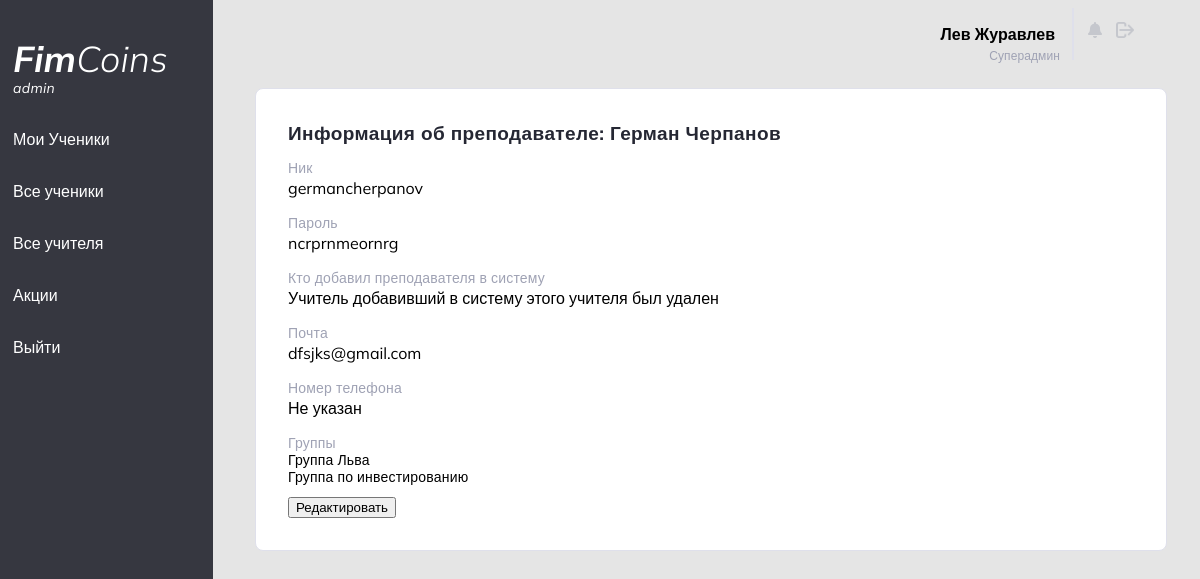
The page /fimcoinadminAllTeacher/germancherpanov/ (signed in) on the database its author committed.
### mainCoins/models.py (models this page shows, shortened)
class TeachersInfo(models.Model):
    user_name = models.OneToOneField(User, on_delete=models.CASCADE)
    who_add_me = models.ForeignKey(User, related_name='who_add_me', on_delete=models.SET_NULL, null=True,)
    is_super_user = models.BooleanField("Суперадмин", default=False)
    slug = models.SlugField(max_length=150, null=True, blank=True, unique=True)
    email = models.EmailField("Адрес электронной почты", max_length=32, unique=True)
    name = models.CharField("Имя", blank=False, null=True, max_length=32)
    second_name = models.CharField("Фамилия", blank=False, null=True, max_length=32)
    phone_number = models.CharField("Номер телефона", blank=True, null=True, max_length=32)
    password = models.CharField("Пароль", blank=True, null=True, max_length=32, )
    group = models.ManyToManyField(Groups, blank=True)
    def __str__(self):
        return str(self.user_name)

class Groups(models.Model):
    group_name = models.CharField("Имя группы",
                                  max_length=30,
                                  unique=True)
    slug = models.SlugField(max_length=150, null=True, blank=True, unique=True)
    LITTLE = 'Little'
    MIDDLE = 'Middle'
    OLD = 'Old'
    AGE_CHOICES = [
        (LITTLE, '7-10 лет'),
        (MIDDLE, '10-14 лет'),
        (OLD, '14-17 лет'),
    ]
    group_age = models.CharField("Возраст",
                                 blank=True,
                                 null=True,
                                 max_length=7,
                                 choices=AGE_CHOICES,
                                 default=MIDDLE)
    slug = models.SlugField(max_length=150, null=True, blank=True, unique=True)
    def __str__(self):
        return self.group_name

### mainCoins/views.py (the view)
# urls.py: path('fimcoinadminAllTeacher/<str:slug>/', teacherDetail.as_view(), name='teacherDetail'),
class teacherDetail(View):
    def get(self, request, slug):
        if chekingForTeacher(request):
            teacherDetailSuccess = False
            teacher = TeachersInfo.objects.get(slug__iexact=slug)
            who_watching_this = request.user
            teacher_watching_this = TeachersInfo.objects.get(user_name=who_watching_this)
            try:
                teacher_who_add_me = TeachersInfo.objects.get(user_name=teacher.who_add_me)
            except:
                teacher_who_add_me = None
            return render(request,
                          'mainCoins/teacherDetail.html',
                          {'teacher': teacher,
                           'who_watching_this': who_watching_this,
                           'teacher_watching_this': teacher_watching_this,
                           'teacher_who_add_me': teacher_who_add_me,
                           'teacherDetailSuccess': teacherDetailSuccess
                           })
        else:
            return redirect('/')

### mainCoins/views.py (called while the page is built)
def chekingForTeacher(request):
    if request.user.is_authenticated:
        try:
            TeachersInfo.objects.get(user_name=request.user)
            return True
        except:
            return False

### mainCoins/templates/mainCoins/teacherDetail.html (shortened to what this page needs)
{% extends 'mainCoins/baseAdmin.html' %}
{% block content %}
<div class="container">
    <div  class="Today_s_trends_block_name">
        Информация об преподавателе: {{teacher.name}} {{teacher.second_name}}
    </div>
     <div class="student_info">
         <p class="tabel-header-info-text">
            Ник
         </p>
         <p>
            {{teacher.user_name}}
         </p>
         {% if who_watching_this == teacher.who_add_me or who_watching_this == teacher.user_name or teacher_watching_this.is_super_user %}
            <p class="tabel-header-info-text">
                Пароль
            </p>
         <p>{{ teacher.password }}</p>
         {% endif %}
           <p class="tabel-header-info-text">
            Кто добавил преподавателя в систему
         </p>
         {% if teacher_who_add_me %}
         <p>
             <a href="{% url 'teacherDetail' slug=teacher_who_add_me.slug %}"
             style="color: black; text-decoration: none;">{{teacher_who_add_me.name}} {{teacher_who_add_me.second_name}}</a>
         </p>
         {% else %}
         <p> Учитель добавивший в систему этого учителя был удален </p>
         {% endif %}
         <p class="tabel-header-info-text">
            Почта
         </p>
         <p>
             {{teacher.email}}
         </p>
         <p class="tabel-header-info-text">
            Номер телефона
         </p>
            {% if teacher.phone_number %}
         <p>
             {{teacher.phone_number}}
         </p>
         {% else %}
         <p>
             Не указан
         </p>
         {% endif %}
         <p class="tabel-header-info-text">
            Группы
         </p>
         {% if teacher.group.count > 0 %}
        {% for j in teacher.group.all %}
            <p class="tabel-header-info-text" style="color: black;"> {{ j }} </p>
        {% endfor %}
         {% else %}
            <p> Нет групп </p>
         {% endif %}
     </div>
    <div>
        {% if who_watching_this == teacher.who_add_me or who_watching_this == teacher.user_name or teacher_watching_this.is_super_user %}
        <br>
    <a href="{% url 'fimCoinAdminEditTeacher' slug=teacher.slug %}" class="notUnderlineLink">
        <button> Редактировать </button>
    </a>
    {% endif %}
             </div>
</div>
{% endblock %}

### mainCoins/templates/mainCoins/baseAdmin.html (shortened to what this page needs)
<!DOCTYPE html>
<html lang="ru">
<head>
    {% load static %}
    <link rel="stylesheet" type="text/css" href="{% static 'css/adminStyles.css' %}">
    <link rel="stylesheet" type="text/css" href="{% static 'css/addaptive-admin-styles.css' %}">
</head>
<body>
<div class="LeftMenu">
    <p id="title">
        <a href="/" class="notUnderlineLink">
            <span id="titlebold">Fim</span><span id="titlelight">Coins</span>
        </a>
        <p id="admintext">admin</p>
    </p>
    <a href="/", class="LeftMenu_a">Мои Ученики </a>
    <a href="/fimcoinadminAllStudents", class="LeftMenu_a">Все ученики</a>
    <a href="/fimcoinadminAllTeacher", class="LeftMenu_a">Все учителя</a>
    <a href="/fimcoinadminEquitiess", class="LeftMenu_a">Акции</a>
    <a href="logout", class="LeftMenu_a">Выйти</a>
</div>
<div class="main">
    <div class="Header">
    <div class="User_info">
        <a href="{% url 'teacherDetail' slug=request.user.teachersinfo.slug %}" style="color: black; text-decoration: none;">
            <p class="username"> {{request.user.teachersinfo.name}} {{request.user.teachersinfo.second_name}}</p>
        </a>
    </div>
    <div class="verticalLine"></div>
        {% if request.user.is_authenticated %}
    <div class="icons">
        {% if request.user.is_superuser %}
        <a href="/admin", class="notUnderlineLink">
            <img class ="icon"  id="notification" src="{% static 'icons/Vector.png' %}">
        </a>
        {% endif %}
        <a href="{% url 'logout' %}">
            <img class ="icon", id="logout"src="{% static 'icons/logOutIco.png' %}">
        </a>
    </div>
        {% endif %}
</div>
    {% if request.user.teachersinfo.is_super_user %}
        <p class="little_gray" style="text-align: right; margin-right: 122px; margin-top: -12px;" > Суперадмин </p>
    {% endif %}
{% block content %}
{% endblock %}
</div>
<div class="hamburger-menu">
    <ul class="menu__box">
      <li><a class="menu__item" href="/">Мои Ученики</a></li>
			<li><a class="menu__item" href="/fimcoinadminAllStudents">Все ученики</a></li>
			<li><a class="menu__item" href="/fimcoinadminAllTeacher">Все учителя</a></li>
			<li><a class="menu__item" href="/fimcoinadminEquitiess">Акции</a></li>
			<li><a class="menu__item" href="{% url 'logout' %}">Выйти</a></li>
    </ul>
  </div>
</body>
</html>

### static/css/adminStyles.css (style rules this page uses)
body { background-color: #E5E5E5; }
.LeftMenu { background-color: #363740; color: white; margin-top: 0px; font-family: 'Mulish', sans-serif; height: 100%; width: 200px; position: fixed; z-index: 1; top: 0; left: 0; overflow-x: hidden; padding-top: 20px; padding-left: 13px; }
.LeftMenu_a { padding-top: 16px; padding-bottom: 16px; text-decoration: none; font-size: 25px; color: white; display: block; font-style: normal; font-weight: normal; font-size: 16px; line-height: 20px; }
#admintext { font-style: italic; font-weight: normal; font-size: 14px; line-height: 18px; letter-spacing: 0.3px; margin-top: -18px; }
.notUnderlineLink { text-decoration: none; color: white; }
#titlebold { font-family: 'Mulish', sans-serif; font-style: italic; font-weight: bold; font-size: 36px; line-height: 45px; letter-spacing: 0.3px; }
#titlelight { font-family: 'Mulish', sans-serif; font-style: italic; font-weight: 300; font-size: 36px; letter-spacing: 0.3px; height: 36px; margin: 0px; }
.main { font-family: 'Mulish', sans-serif; margin-left: 220px; padding: 0px 10px; }
.Header { margin-left: 44px; margin-right: 44px; display: flex; }
.User_info { margin-left: auto; margin-right: 0; display: flex; text-align: right; font-style: normal; font-weight: bold; }
.verticalLine { border: 1px solid #DFE0EB; width: 0px; margin-left: 17px; }
.icons { width: 64px; text-align: center; }
.icon { width: 14px; height: 16px; margin-left: 10px; }
#notification { margin-top: 14px; width: 14px; height: 16px; }
#logout { width: 18px; height: 16px; }
.container { position: absolute; background-color: white; left: 255px; right: 33px; top: 88px; border: 1px solid #DFE0EB; box-sizing: border-box; border-radius: 8px; padding: 32px; margin-bottom: 18px; }
.Today_s_trends_block_name { font-family: 'Mulish', sans-serif; font-style: normal; font-weight: bold; font-size: 19px; line-height: 24px; margin: 0px; letter-spacing: 0.4px; color: #252733; }
.little_gray { margin: 0; font-family: 'Mulish', sans-serif; font-style: normal; font-weight: normal; font-size: 12px; line-height: 16px; letter-spacing: 0.1px; color: #9FA2B4; }
.student_info { padding-bottom: 5px; }
.tabel-header-info-text { font-family: 'Mulish', sans-serif; font-style: normal; font-weight: normal; font-size: 14px; line-height: 18px; margin-bottom: -15px; display: flex; align-items: center; letter-spacing: 0.2px; color: #9FA2B4; }
a { text-decoration: none; color: black; }

### rows shown on the page
TeachersInfo: name "Герман", second_name "Черпанов", user_name "germancherpanov", password "ncrprnmeornrg", email "dfsjks@gmail.com"
Groups: group_name "Группа Льва"
Groups: group_name "Группа по инвестированию"

### other values the page prints
{{ request.user.teachersinfo.name }} "Лев"
{{ request.user.teachersinfo.second_name }} "Журавлев"
